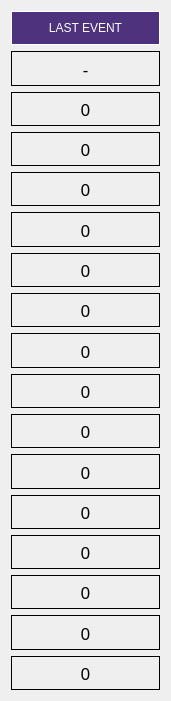
    <widget class="QWidget" name="verticalLayoutWidget_5">
     <property name="geometry">
      <rect>
       <x>1590</x>
       <y>250</y>
       <width>171</width>
       <height>701</height>
      </rect>
     </property>
     <layout class="QVBoxLayout" name="verticalLayout_5">
      <item>
       <widget class="QLabel" name="label_6">
        <property name="styleSheet">
         <string notr="true">font: 75 16pt &quot;Bahnschrift&quot;;
background-color: rgb(78, 50, 126);
color:rgb(255,255,255);</string>
        </property>
        <property name="frameShape">
         <enum>QFrame::Panel</enum>
        </property>
        <property name="text">
         <string>LAST EVENT</string>
        </property>
        <property name="alignment">
         <set>Qt::AlignCenter</set>
        </property>
       </widget>
      </item>
      <item>
       <widget class="QLabel" name="label_errortime_17">
        <property name="font">
         <font>
          <family>Bahnschrift</family>
          <pointsize>13</pointsize>
         </font>
        </property>
        <property name="frameShape">
         <enum>QFrame::Panel</enum>
        </property>
        <property name="text">
         <string>-</string>
        </property>
        <property name="alignment">
         <set>Qt::AlignCenter</set>
        </property>
       </widget>
      </item>
      <item>
       <widget class="QLabel" name="label_errortime_18">
        <property name="font">
         <font>
          <family>Bahnschrift</family>
          <pointsize>13</pointsize>
         </font>
        </property>
        <property name="frameShape">
         <enum>QFrame::Panel</enum>
        </property>
        <property name="text">
         <string>0</string>
        </property>
        <property name="alignment">
         <set>Qt::AlignCenter</set>
        </property>
       </widget>
      </item>
      <item>
       <widget class="QLabel" name="label_errortime_19">
        <property name="font">
         <font>
          <family>Bahnschrift</family>
          <pointsize>13</pointsize>
         </font>
        </property>
        <property name="frameShape">
         <enum>QFrame::Panel</enum>
        </property>
        <property name="text">
         <string>0</string>
        </property>
        <property name="alignment">
         <set>Qt::AlignCenter</set>
        </property>
       </widget>
      </item>
      <item>
       <widget class="QLabel" name="label_errortime_20">
        <property name="font">
         <font>
          <family>Bahnschrift</family>
          <pointsize>13</pointsize>
         </font>
        </property>
        <property name="frameShape">
         <enum>QFrame::Panel</enum>
        </property>
        <property name="text">
         <string>0</string>
        </property>
        <property name="alignment">
         <set>Qt::AlignCenter</set>
        </property>
       </widget>
      </item>
      <item>
       <widget class="QLabel" name="label_errortime_21">
        <property name="font">
         <font>
          <family>Bahnschrift</family>
          <pointsize>13</pointsize>
         </font>
        </property>
        <property name="frameShape">
         <enum>QFrame::Panel</enum>
        </property>
        <property name="text">
         <string>0</string>
        </property>
        <property name="alignment">
         <set>Qt::AlignCenter</set>
        </property>
       </widget>
      </item>
      <item>
       <widget class="QLabel" name="label_errortime_22">
        <property name="font">
         <font>
          <family>Bahnschrift</family>
          <pointsize>13</pointsize>
         </font>
        </property>
        <property name="frameShape">
         <enum>QFrame::Panel</enum>
        </property>
        <property name="text">
         <string>0</string>
        </property>
        <property name="alignment">
         <set>Qt::AlignCenter</set>
        </property>
       </widget>
      </item>
      <item>
       <widget class="QLabel" name="label_errortime_23">
        <property name="font">
         <font>
          <family>Bahnschrift</family>
          <pointsize>13</pointsize>
         </font>
        </property>
        <property name="frameShape">
         <enum>QFrame::Panel</enum>
        </property>
        <property name="text">
         <string>0</string>
        </property>
        <property name="alignment">
         <set>Qt::AlignCenter</set>
        </property>
       </widget>
      </item>
      <item>
       <widget class="QLabel" name="label_errortime_24">
        <property name="font">
         <font>
          <family>Bahnschrift</family>
          <pointsize>13</pointsize>
         </font>
        </property>
        <property name="frameShape">
         <enum>QFrame::Panel</enum>
        </property>
        <property name="text">
         <string>0</string>
        </property>
        <property name="alignment">
         <set>Qt::AlignCenter</set>
        </property>
       </widget>
      </item>
      <item>
       <widget class="QLabel" name="label_errortime_25">
        <property name="font">
         <font>
          <family>Bahnschrift</family>
          <pointsize>13</pointsize>
         </font>
        </property>
        <property name="frameShape">
         <enum>QFrame::Panel</enum>
        </property>
        <property name="text">
         <string>0</string>
        </property>
        <property name="alignment">
         <set>Qt::AlignCenter</set>
        </property>
       </widget>
      </item>
      <item>
       <widget class="QLabel" name="label_errortime_26">
        <property name="font">
         <font>
          <family>Bahnschrift</family>
          <pointsize>13</pointsize>
         </font>
        </property>
        <property name="frameShape">
         <enum>QFrame::Panel</enum>
        </property>
        <property name="text">
         <string>0</string>
        </property>
        <property name="alignment">
         <set>Qt::AlignCenter</set>
        </property>
       </widget>
      </item>
      <item>
       <widget class="QLabel" name="label_errortime_27">
        <property name="font">
         <font>
          <family>Bahnschrift</family>
          <pointsize>13</pointsize>
         </font>
        </property>
        <property name="frameShape">
         <enum>QFrame::Panel</enum>
        </property>
        <property name="text">
         <string>0</string>
        </property>
        <property name="alignment">
         <set>Qt::AlignCenter</set>
        </property>
       </widget>
      </item>
      <item>
       <widget class="QLabel" name="label_errortime_28">
        <property name="font">
         <font>
          <family>Bahnschrift</family>
          <pointsize>13</pointsize>
         </font>
        </property>
        <property name="frameShape">
         <enum>QFrame::Panel</enum>
        </property>
        <property name="text">
         <string>0</string>
        </property>
        <property name="alignment">
         <set>Qt::AlignCenter</set>
        </property>
       </widget>
      </item>
      <item>
       <widget class="QLabel" name="label_errortime_29">
        <property name="font">
         <font>
          <family>Bahnschrift</family>
          <pointsize>13</pointsize>
         </font>
        </property>
        <property name="frameShape">
         <enum>QFrame::Panel</enum>
        </property>
        <property name="text">
         <string>0</string>
        </property>
        <property name="alignment">
         <set>Qt::AlignCenter</set>
        </property>
       </widget>
      </item>
      <item>
       <widget class="QLabel" name="label_errortime_30">
        <property name="font">
         <font>
          <family>Bahnschrift</family>
          <pointsize>13</pointsize>
         </font>
        </property>
        <property name="frameShape">
         <enum>QFrame::Panel</enum>
        </property>
        <property name="text">
         <string>0</string>
        </property>
        <property name="alignment">
         <set>Qt::AlignCenter</set>
        </property>
       </widget>
      </item>
      <item>
       <widget class="QLabel" name="label_errortime_31">
        <property name="font">
         <font>
          <family>Bahnschrift</family>
          <pointsize>13</pointsize>
         </font>
        </property>
        <property name="frameShape">
         <enum>QFrame::Panel</enum>
        </property>
        <property name="text">
         <string>0</string>
        </property>
        <property name="alignment">
         <set>Qt::AlignCenter</set>
        </property>
       </widget>
      </item>
      <item>
       <widget class="QLabel" name="label_errortime_32">
        <property name="font">
         <font>
          <family>Bahnschrift</family>
          <pointsize>13</pointsize>
         </font>
        </property>
        <property name="frameShape">
         <enum>QFrame::Panel</enum>
        </property>
        <property name="text">
         <string>0</string>
        </property>
        <property name="alignment">
         <set>Qt::AlignCenter</set>
        </property>
       </widget>
      </item>
     </layout>
    </widget>
